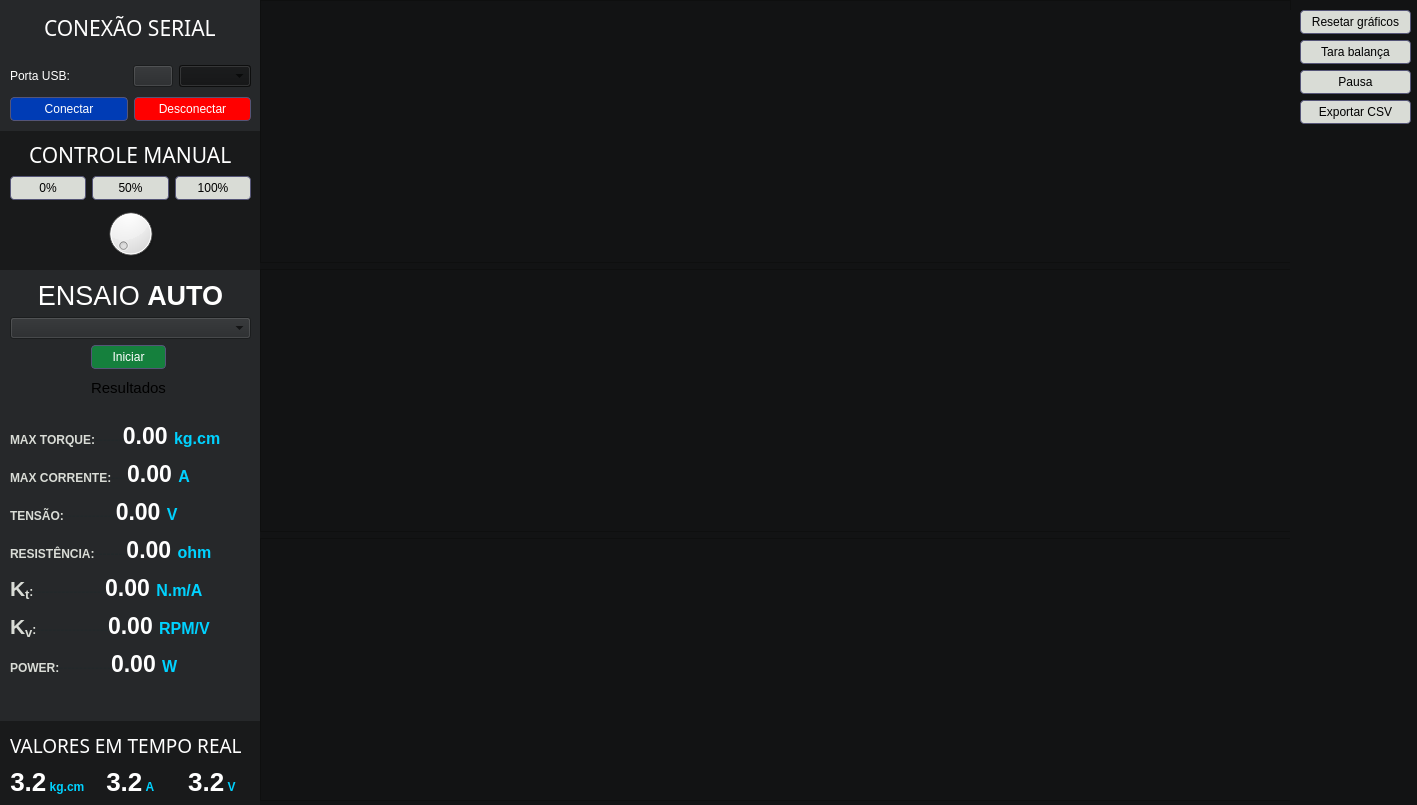
<?xml version="1.0" encoding="UTF-8"?>
<ui version="4.0">
 <class>MainWindow</class>
 <widget class="QMainWindow" name="MainWindow">
  <property name="enabled">
   <bool>true</bool>
  </property>
  <property name="geometry">
   <rect>
    <x>0</x>
    <y>0</y>
    <width>1417</width>
    <height>805</height>
   </rect>
  </property>
  <property name="windowTitle">
   <string>Servo Test Bench</string>
  </property>
  <property name="styleSheet">
   <string notr="true">#centralwidget {
    /* A smooth, dark diagonal gradient */
    background-color: rgb(25, 26, 27);
}</string>
  </property>
  <widget class="QWidget" name="centralwidget">
   <widget class="QWidget" name="RTvalues_widget" native="true">
    <property name="geometry">
     <rect>
      <x>-10</x>
      <y>720</y>
      <width>271</width>
      <height>91</height>
     </rect>
    </property>
    <property name="styleSheet">
     <string notr="true"/>
    </property>
    <widget class="QWidget" name="metricVoltage_widget" native="true">
     <property name="geometry">
      <rect>
       <x>170</x>
       <y>90</y>
       <width>61</width>
       <height>101</height>
      </rect>
     </property>
    </widget>
    <widget class="QWidget" name="metricTorque_widget" native="true">
     <property name="geometry">
      <rect>
       <x>10</x>
       <y>50</y>
       <width>71</width>
       <height>62</height>
      </rect>
     </property>
     <layout class="QVBoxLayout" name="verticalLayout_4"/>
    </widget>
    <widget class="QWidget" name="layoutWidget">
     <property name="geometry">
      <rect>
       <x>20</x>
       <y>10</y>
       <width>241</width>
       <height>67</height>
      </rect>
     </property>
     <layout class="QVBoxLayout" name="verticalLayout_5">
      <item>
       <widget class="QLabel" name="title_RTvalues">
        <property name="font">
         <font>
          <family>Cascadia Mono</family>
          <pointsize>14</pointsize>
          <italic>false</italic>
          <bold>false</bold>
         </font>
        </property>
        <property name="styleSheet">
         <string notr="true">font: &quot;Tw Cen MT Condensed&quot;;
font: 14pt;
color: rgb(255, 255, 255);
</string>
        </property>
        <property name="text">
         <string>VALORES EM TEMPO REAL</string>
        </property>
        <property name="textFormat">
         <enum>Qt::TextFormat::PlainText</enum>
        </property>
       </widget>
      </item>
      <item>
       <layout class="QHBoxLayout" name="horizontalLayout_5">
        <item alignment="Qt::AlignmentFlag::AlignHCenter">
         <widget class="QLabel" name="metricTorque_valuesLabel">
          <property name="styleSheet">
           <string notr="true"/>
          </property>
          <property name="text">
           <string>&lt;div style=&quot;text-align: center;&quot;&gt;
  &lt;span style=&quot;font-size: 26px; font-weight: 800; color: #FFFFFF;&quot;&gt;3.2&lt;/span&gt;
  &lt;span style=&quot;font-size: 12px; font-weight: bold; color: #00D2FF;&quot;&gt; kg.cm&lt;/span&gt;
&lt;/div&gt;</string>
          </property>
         </widget>
        </item>
        <item alignment="Qt::AlignmentFlag::AlignHCenter">
         <widget class="QLabel" name="metricCorrente_valueLabel">
          <property name="styleSheet">
           <string notr="true">color: rgb(255, 255, 255);</string>
          </property>
          <property name="text">
           <string>&lt;div style=&quot;text-align: center;&quot;&gt;
  &lt;span style=&quot;font-size: 26px; font-weight: 800; color: #FFFFFF;&quot;&gt;3.2&lt;/span&gt;
  &lt;span style=&quot;font-size: 12px; font-weight: bold; color: #00D2FF;&quot;&gt; A&lt;/span&gt;
&lt;/div&gt;</string>
          </property>
         </widget>
        </item>
        <item>
         <widget class="QLabel" name="metricVoltage_valueLabel">
          <property name="styleSheet">
           <string notr="true">color: rgb(255, 255, 255);</string>
          </property>
          <property name="text">
           <string>&lt;div style=&quot;text-align: center;&quot;&gt;
  &lt;span style=&quot;font-size: 26px; font-weight: 800; color: #FFFFFF;&quot;&gt;3.2&lt;/span&gt;
  &lt;span style=&quot;font-size: 12px; font-weight: bold; color: #00D2FF;&quot;&gt; V&lt;/span&gt;
&lt;/div&gt;</string>
          </property>
         </widget>
        </item>
       </layout>
      </item>
     </layout>
    </widget>
   </widget>
   <widget class="QWidget" name="COM_widget" native="true">
    <property name="geometry">
     <rect>
      <x>0</x>
      <y>0</y>
      <width>261</width>
      <height>131</height>
     </rect>
    </property>
    <property name="styleSheet">
     <string notr="true">background-color: rgb(38, 40, 42);</string>
    </property>
    <widget class="QWidget" name="layoutWidget">
     <property name="geometry">
      <rect>
       <x>10</x>
       <y>0</y>
       <width>241</width>
       <height>121</height>
      </rect>
     </property>
     <layout class="QVBoxLayout" name="verticalLayout">
      <item alignment="Qt::AlignmentFlag::AlignHCenter">
       <widget class="QLabel" name="COM_tittle">
        <property name="font">
         <font>
          <family>Cascadia Mono</family>
          <pointsize>16</pointsize>
          <italic>false</italic>
          <bold>false</bold>
         </font>
        </property>
        <property name="styleSheet">
         <string notr="true">font: 16pt &quot;Cascadia Mono&quot;;
color: rgb(255, 255, 255);</string>
        </property>
        <property name="text">
         <string>CONEXÃO SERIAL</string>
        </property>
        <property name="textFormat">
         <enum>Qt::TextFormat::PlainText</enum>
        </property>
       </widget>
      </item>
      <item>
       <layout class="QHBoxLayout" name="horizontalLayout_2">
        <item>
         <widget class="QLabel" name="COM_usb_label">
          <property name="text">
           <string>&lt;html&gt;&lt;head/&gt;&lt;body&gt;&lt;p&gt;&lt;span style=&quot; color:#ffffff;&quot;&gt;Porta USB:&lt;/span&gt;&lt;/p&gt;&lt;/body&gt;&lt;/html&gt;</string>
          </property>
         </widget>
        </item>
        <item>
         <spacer name="horizontalSpacer">
          <property name="orientation">
           <enum>Qt::Orientation::Horizontal</enum>
          </property>
          <property name="sizeHint" stdset="0">
           <size>
            <width>50</width>
            <height>30</height>
           </size>
          </property>
         </spacer>
        </item>
        <item>
         <widget class="QPushButton" name="COM_refresh_button">
          <property name="autoFillBackground">
           <bool>false</bool>
          </property>
          <property name="text">
           <string/>
          </property>
          <property name="icon">
           <iconset theme="view-refresh"/>
          </property>
         </widget>
        </item>
        <item>
         <widget class="QComboBox" name="COM_port_ComboBox">
          <property name="styleSheet">
           <string notr="true">background-color: rgb(18, 19, 20);</string>
          </property>
         </widget>
        </item>
       </layout>
      </item>
      <item>
       <layout class="QHBoxLayout" name="horizontalLayout">
        <item>
         <widget class="QPushButton" name="COM_connect_button">
          <property name="palette">
           <palette>
            <active>
             <colorrole role="WindowText">
              <brush brushstyle="SolidPattern">
               <color alpha="255">
                <red>255</red>
                <green>255</green>
                <blue>255</blue>
               </color>
              </brush>
             </colorrole>
             <colorrole role="Button">
              <brush brushstyle="SolidPattern">
               <color alpha="255">
                <red>0</red>
                <green>60</green>
                <blue>181</blue>
               </color>
              </brush>
             </colorrole>
             <colorrole role="Text">
              <brush brushstyle="SolidPattern">
               <color alpha="255">
                <red>255</red>
                <green>255</green>
                <blue>255</blue>
               </color>
              </brush>
             </colorrole>
             <colorrole role="ButtonText">
              <brush brushstyle="SolidPattern">
               <color alpha="255">
                <red>255</red>
                <green>255</green>
                <blue>255</blue>
               </color>
              </brush>
             </colorrole>
             <colorrole role="Base">
              <brush brushstyle="SolidPattern">
               <color alpha="255">
                <red>0</red>
                <green>60</green>
                <blue>181</blue>
               </color>
              </brush>
             </colorrole>
             <colorrole role="Window">
              <brush brushstyle="SolidPattern">
               <color alpha="255">
                <red>0</red>
                <green>60</green>
                <blue>181</blue>
               </color>
              </brush>
             </colorrole>
             <colorrole role="PlaceholderText">
              <brush brushstyle="SolidPattern">
               <color alpha="128">
                <red>255</red>
                <green>255</green>
                <blue>255</blue>
               </color>
              </brush>
             </colorrole>
            </active>
            <inactive>
             <colorrole role="WindowText">
              <brush brushstyle="SolidPattern">
               <color alpha="255">
                <red>255</red>
                <green>255</green>
                <blue>255</blue>
               </color>
              </brush>
             </colorrole>
             <colorrole role="Button">
              <brush brushstyle="SolidPattern">
               <color alpha="255">
                <red>0</red>
                <green>60</green>
                <blue>181</blue>
               </color>
              </brush>
             </colorrole>
             <colorrole role="Text">
              <brush brushstyle="SolidPattern">
               <color alpha="255">
                <red>255</red>
                <green>255</green>
                <blue>255</blue>
               </color>
              </brush>
             </colorrole>
             <colorrole role="ButtonText">
              <brush brushstyle="SolidPattern">
               <color alpha="255">
                <red>255</red>
                <green>255</green>
                <blue>255</blue>
               </color>
              </brush>
             </colorrole>
             <colorrole role="Base">
              <brush brushstyle="SolidPattern">
               <color alpha="255">
                <red>0</red>
                <green>60</green>
                <blue>181</blue>
               </color>
              </brush>
             </colorrole>
             <colorrole role="Window">
              <brush brushstyle="SolidPattern">
               <color alpha="255">
                <red>0</red>
                <green>60</green>
                <blue>181</blue>
               </color>
              </brush>
             </colorrole>
             <colorrole role="PlaceholderText">
              <brush brushstyle="SolidPattern">
               <color alpha="128">
                <red>255</red>
                <green>255</green>
                <blue>255</blue>
               </color>
              </brush>
             </colorrole>
            </inactive>
            <disabled>
             <colorrole role="WindowText">
              <brush brushstyle="SolidPattern">
               <color alpha="255">
                <red>255</red>
                <green>255</green>
                <blue>255</blue>
               </color>
              </brush>
             </colorrole>
             <colorrole role="Button">
              <brush brushstyle="SolidPattern">
               <color alpha="255">
                <red>0</red>
                <green>60</green>
                <blue>181</blue>
               </color>
              </brush>
             </colorrole>
             <colorrole role="Text">
              <brush brushstyle="SolidPattern">
               <color alpha="255">
                <red>255</red>
                <green>255</green>
                <blue>255</blue>
               </color>
              </brush>
             </colorrole>
             <colorrole role="ButtonText">
              <brush brushstyle="SolidPattern">
               <color alpha="255">
                <red>255</red>
                <green>255</green>
                <blue>255</blue>
               </color>
              </brush>
             </colorrole>
             <colorrole role="Base">
              <brush brushstyle="SolidPattern">
               <color alpha="255">
                <red>0</red>
                <green>60</green>
                <blue>181</blue>
               </color>
              </brush>
             </colorrole>
             <colorrole role="Window">
              <brush brushstyle="SolidPattern">
               <color alpha="255">
                <red>0</red>
                <green>60</green>
                <blue>181</blue>
               </color>
              </brush>
             </colorrole>
             <colorrole role="PlaceholderText">
              <brush brushstyle="SolidPattern">
               <color alpha="128">
                <red>255</red>
                <green>255</green>
                <blue>255</blue>
               </color>
              </brush>
             </colorrole>
            </disabled>
           </palette>
          </property>
          <property name="styleSheet">
           <string notr="true">QPushButton {
        background-color: rgb(0, 60, 181);
	background-color: rgb(0, 60, 181);
        color: white;
        border: 1px solid #555577;
        border-radius: 4px;
        padding: 4px 10px;
    }
    QPushButton:pressed {
        background-color: #2A2A4C;
    }

</string>
          </property>
          <property name="text">
           <string>Conectar</string>
          </property>
         </widget>
        </item>
        <item>
         <widget class="QPushButton" name="COM_disconnect_button">
          <property name="styleSheet">
           <string notr="true">QPushButton {
        background-color: rgb(255, 0, 0);
        color: #FFFFFF;
        border: 1px solid #555577;
        border-radius: 4px;
        padding: 4px 10px;
    }

    QPushButton:pressed {
        background-color: #2A2A4C;
    }
    QPushButton:disabled {
        background-color: #2A2A2A;
        color: #666666;
        border: 1px solid #333333;
    }</string>
          </property>
          <property name="text">
           <string>Desconectar</string>
          </property>
         </widget>
        </item>
       </layout>
      </item>
     </layout>
    </widget>
   </widget>
   <widget class="QWidget" name="ManualControl_widget" native="true">
    <property name="geometry">
     <rect>
      <x>0</x>
      <y>130</y>
      <width>261</width>
      <height>141</height>
     </rect>
    </property>
    <property name="styleSheet">
     <string notr="true"/>
    </property>
    <widget class="QWidget" name="layoutWidget">
     <property name="geometry">
      <rect>
       <x>10</x>
       <y>10</y>
       <width>241</width>
       <height>121</height>
      </rect>
     </property>
     <layout class="QVBoxLayout" name="verticalLayout_2">
      <item alignment="Qt::AlignmentFlag::AlignHCenter">
       <widget class="QLabel" name="ManualControl_title">
        <property name="font">
         <font>
          <family>Cascadia Mono</family>
          <pointsize>16</pointsize>
          <italic>false</italic>
          <bold>false</bold>
         </font>
        </property>
        <property name="styleSheet">
         <string notr="true">font: 16pt &quot;Cascadia Mono&quot;;
color: rgb(255, 255, 255);</string>
        </property>
        <property name="text">
         <string>CONTROLE MANUAL</string>
        </property>
        <property name="textFormat">
         <enum>Qt::TextFormat::PlainText</enum>
        </property>
       </widget>
      </item>
      <item>
       <layout class="QHBoxLayout" name="horizontalLayout_3">
        <item>
         <widget class="QPushButton" name="ManualControl_100_button">
          <property name="styleSheet">
           <string notr="true">QPushButton {
        background-color: #D9DCD6;
        color: black;
        border: 1px solid #555577;
        border-radius: 4px;
        padding: 4px 10px;
    }
    QPushButton:pressed {
        background-color: white;
    }
    QPushButton:disabled {
        background-color: #2A2A2A;
        color: #666666;
        border: 1px solid #333333;
    }</string>
          </property>
          <property name="text">
           <string>0%</string>
          </property>
         </widget>
        </item>
        <item>
         <widget class="QPushButton" name="ManualControl_50_button">
          <property name="styleSheet">
           <string notr="true">QPushButton {
        background-color: #D9DCD6;
        color: black;
        border: 1px solid #555577;
        border-radius: 4px;
        padding: 4px 10px;
    }
    QPushButton:pressed {
        background-color: white;
    }
    QPushButton:disabled {
        background-color: #2A2A2A;
        color: #666666;
        border: 1px solid #333333;
    }</string>
          </property>
          <property name="text">
           <string>50%</string>
          </property>
         </widget>
        </item>
        <item>
         <widget class="QPushButton" name="ManualControl_0_button">
          <property name="styleSheet">
           <string notr="true">QPushButton {
        background-color: #D9DCD6;
        color: black;
        border: 1px solid #555577;
        border-radius: 4px;
        padding: 4px 10px;
    }
    QPushButton:pressed {
        background-color: white;
    }
    QPushButton:disabled {
        background-color: #2A2A2A;
        color: #666666;
        border: 1px solid #333333;
    }</string>
          </property>
          <property name="text">
           <string>100%</string>
          </property>
         </widget>
        </item>
       </layout>
      </item>
      <item>
       <widget class="QDial" name="ManualControl_dial">
        <property name="styleSheet">
         <string notr="true">QDial
    {
        background-color:QLinearGradient( 
            x1: 0.177, y1: 0.004, x2: 0.831, y2: 0.911, 
            stop: 0 white, 
            stop: 0.061 white, 
            stop: 0.066 lightgray, 
            stop: 0.5 #242424, 
            stop: 0.505 #000000,
            stop: 0.827 #040404,
            stop: 0.966 #292929,
            stop: 0.983 #2e2e2e
        );
    }

background-color: rgb(18, 19, 20);</string>
        </property>
       </widget>
      </item>
     </layout>
    </widget>
   </widget>
   <widget class="QWidget" name="Test_widget" native="true">
    <property name="geometry">
     <rect>
      <x>0</x>
      <y>270</y>
      <width>261</width>
      <height>451</height>
     </rect>
    </property>
    <property name="styleSheet">
     <string notr="true">background-color: rgb(38, 40, 42);</string>
    </property>
    <widget class="QWidget" name="layoutWidget">
     <property name="geometry">
      <rect>
       <x>10</x>
       <y>10</y>
       <width>241</width>
       <height>431</height>
      </rect>
     </property>
     <layout class="QVBoxLayout" name="verticalLayout_3">
      <item>
       <widget class="QLabel" name="test_title">
        <property name="styleSheet">
         <string notr="true">font: &quot;Tw Cen MT Condensed&quot;;</string>
        </property>
        <property name="text">
         <string>&lt;html&gt;&lt;head/&gt;&lt;body&gt;&lt;p align=&quot;center&quot;&gt;&lt;span style=&quot; font-size:20pt; color:#ffffff;&quot;&gt;ENSAIO &lt;/span&gt;&lt;span style=&quot; font-size:20pt; font-weight:700; color:#ffffff;&quot;&gt;AUTO&lt;/span&gt;&lt;/p&gt;&lt;/body&gt;&lt;/html&gt;</string>
        </property>
       </widget>
      </item>
      <item>
       <widget class="QComboBox" name="TEST_comboBox"/>
      </item>
      <item>
       <widget class="QStackedWidget" name="results_test_StackWidget">
        <property name="currentIndex">
         <number>0</number>
        </property>
        <widget class="QWidget" name="max_torque_tab">
         <widget class="QWidget" name="gridLayoutWidget">
          <property name="geometry">
           <rect>
            <x>0</x>
            <y>0</y>
            <width>237</width>
            <height>56</height>
           </rect>
          </property>
          <layout class="QGridLayout" name="gridLayout">
           <item row="1" column="1">
            <widget class="QLabel" name="resultsTest_Title_label">
             <property name="styleSheet">
              <string notr="true">/* --- Base Label Style --- */
QLabel {
    color: #E0E0E0;
    font-family: &quot;Segoe UI&quot;, &quot;Helvetica Neue&quot;, sans-serif;
    font-size: 14px;
    font-weight: 600;
	text-align: left;
    
}

/* --- Hover State (Optional) --- */
/* Makes the label light up slightly when the mouse passes over it */
/*
QLabel:hover {
    background-color: #2D2D2D;
    border: 1px solid #505050;
    border-left: 4px solid #00A2FF;
}

/* --- Disabled State (Optional) --- */
/* How it looks if you set label.setEnabled(False) in Python 
QLabel:disabled {
    background-color: #121212;
    color: #555555;
    border: 1px solid #1E1E1E;
    border-left: 4px solid #333333;
}</string>
             </property>
             <property name="text">
              <string>&lt;html&gt;&lt;head/&gt;&lt;body&gt;&lt;p align=&quot;center&quot;&gt;&lt;span style=&quot; font-size:11pt;&quot;&gt;Resultados&lt;/span&gt;&lt;/p&gt;&lt;/body&gt;&lt;/html&gt;</string>
             </property>
            </widget>
           </item>
           <item row="1" column="0">
            <spacer name="horizontalSpacer_2">
             <property name="orientation">
              <enum>Qt::Orientation::Horizontal</enum>
             </property>
             <property name="sizeHint" stdset="0">
              <size>
               <width>40</width>
               <height>20</height>
              </size>
             </property>
            </spacer>
           </item>
           <item row="1" column="2">
            <spacer name="horizontalSpacer_3">
             <property name="orientation">
              <enum>Qt::Orientation::Horizontal</enum>
             </property>
             <property name="sizeHint" stdset="0">
              <size>
               <width>40</width>
               <height>20</height>
              </size>
             </property>
            </spacer>
           </item>
           <item row="0" column="1">
            <layout class="QHBoxLayout" name="horizontalLayout_4">
             <item>
              <widget class="QPushButton" name="Test_init_button">
               <property name="styleSheet">
                <string notr="true">QPushButton {
        background-color: rgb(21, 128, 61);
        color: white;
        border: 1px solid #555577;
        border-radius: 4px;
        padding: 4px 10px;
    }
    QPushButton:pressed {
        background-color: #2A2A4C;
    }
    QPushButton:disabled {
        background-color: #2A2A2A;
        color: #666666;
        border: 1px solid #333333;
    }
</string>
               </property>
               <property name="text">
                <string>Iniciar</string>
               </property>
              </widget>
             </item>
            </layout>
           </item>
          </layout>
         </widget>
         <widget class="QLabel" name="maxTorqueTestValue_label">
          <property name="geometry">
           <rect>
            <x>0</x>
            <y>60</y>
            <width>241</width>
            <height>291</height>
           </rect>
          </property>
          <property name="whatsThis">
           <string>N⋅m/A para kgf⋅cm/A = 10.197</string>
          </property>
          <property name="styleSheet">
           <string notr="true"/>
          </property>
          <property name="text">
           <string>&lt;html&gt;&lt;head/&gt;&lt;body&gt;&lt;p align=&quot;justify&quot;&gt;&lt;span style=&quot; font-size:12px; font-weight:700; color:#d9dcd6;&quot;&gt;MAX TORQUE:&lt;/span&gt;&lt;span style=&quot; font-size:12px; font-weight:700; color:#22282a;&quot;&gt;-------&lt;/span&gt;&lt;span style=&quot; font-size:23px; font-weight:800; color:#ffffff;&quot;&gt;0.00 &lt;/span&gt;&lt;span style=&quot; font-size:16px; font-weight:700; color:#00d2ff;&quot;&gt;kg.cm&lt;/span&gt;&lt;/p&gt;&lt;p align=&quot;justify&quot;&gt;&lt;span style=&quot; font-size:12px; font-weight:700; color:#d9dcd6;&quot;&gt;MAX CORRENTE:&lt;/span&gt;&lt;span style=&quot; font-size:12px; font-weight:700; color:#22282a;&quot;&gt;----&lt;/span&gt;&lt;span style=&quot; font-size:23px; font-weight:800; color:#ffffff;&quot;&gt;0.00 &lt;/span&gt;&lt;span style=&quot; font-size:16px; font-weight:700; color:#00d2ff;&quot;&gt;A&lt;/span&gt;&lt;/p&gt;&lt;p align=&quot;justify&quot;&gt;&lt;span style=&quot; font-size:12px; font-weight:700; color:#d9dcd6;&quot;&gt;TENSÃO:&lt;/span&gt;&lt;span style=&quot; font-size:12px; font-weight:700; color:#22282a;&quot;&gt;-------------&lt;/span&gt;&lt;span style=&quot; font-size:23px; font-weight:800; color:#ffffff;&quot;&gt;0.00 &lt;/span&gt;&lt;span style=&quot; font-size:16px; font-weight:700; color:#00d2ff;&quot;&gt;V&lt;/span&gt;&lt;/p&gt;&lt;p align=&quot;justify&quot;&gt;&lt;span style=&quot; font-size:12px; font-weight:700; color:#d9dcd6;&quot;&gt;RESISTÊNCIA:&lt;/span&gt;&lt;span style=&quot; font-size:12px; font-weight:700; color:#22282a;&quot;&gt;--------&lt;/span&gt;&lt;span style=&quot; font-size:23px; font-weight:800; color:#ffffff;&quot;&gt;0.00 &lt;/span&gt;&lt;span style=&quot; font-size:16px; font-weight:700; color:#00d2ff;&quot;&gt;ohm&lt;/span&gt;&lt;/p&gt;&lt;p align=&quot;justify&quot;&gt;&lt;span style=&quot; font-size:16pt; font-weight:700; color:#d9dcd6;&quot;&gt;K&lt;/span&gt;&lt;span style=&quot; font-size:16pt; font-weight:700; color:#d9dcd6; vertical-align:sub;&quot;&gt;t&lt;/span&gt;&lt;span style=&quot; font-size:12px; font-weight:700; color:#d9dcd6;&quot;&gt;:&lt;/span&gt;&lt;span style=&quot; font-size:12px; font-weight:700; color:#22282a;&quot;&gt;------------------&lt;/span&gt;&lt;span style=&quot; font-size:23px; font-weight:800; color:#ffffff;&quot;&gt;0.00 &lt;/span&gt;&lt;span style=&quot; font-size:16px; font-weight:700; color:#00d2ff;&quot;&gt;N.m/A&lt;/span&gt;&lt;/p&gt;&lt;p align=&quot;justify&quot;&gt;&lt;span style=&quot; font-size:16pt; font-weight:700; color:#d9dcd6;&quot;&gt;K&lt;/span&gt;&lt;span style=&quot; font-size:16pt; font-weight:700; color:#d9dcd6; vertical-align:sub;&quot;&gt;v&lt;/span&gt;&lt;span style=&quot; font-size:12px; font-weight:700; color:#d9dcd6;&quot;&gt;:&lt;/span&gt;&lt;span style=&quot; font-size:12px; font-weight:700; color:#22282a;&quot;&gt;------------------&lt;/span&gt;&lt;span style=&quot; font-size:23px; font-weight:800; color:#ffffff;&quot;&gt;0.00 &lt;/span&gt;&lt;span style=&quot; font-size:16px; font-weight:700; color:#00d2ff;&quot;&gt;RPM/V&lt;/span&gt;&lt;/p&gt;&lt;p align=&quot;justify&quot;&gt;&lt;span style=&quot; font-size:12px; font-weight:700; color:#d9dcd6;&quot;&gt;POWER:&lt;/span&gt;&lt;span style=&quot; font-size:12px; font-weight:700; color:#22282a;&quot;&gt;-------------&lt;/span&gt;&lt;span style=&quot; font-size:23px; font-weight:800; color:#ffffff;&quot;&gt;0.00 &lt;/span&gt;&lt;span style=&quot; font-size:16px; font-weight:700; color:#00d2ff;&quot;&gt;W&lt;/span&gt;&lt;/p&gt;&lt;/body&gt;&lt;/html&gt;</string>
          </property>
         </widget>
        </widget>
        <widget class="QWidget" name="fatigue_tab">
         <widget class="QLabel" name="resultsTest_Title_label_2">
          <property name="geometry">
           <rect>
            <x>20</x>
            <y>20</y>
            <width>201</width>
            <height>41</height>
           </rect>
          </property>
          <property name="styleSheet">
           <string notr="true">/* --- Base Label Style --- */
QLabel {
  
    color: #E0E0E0;
    font-family: &quot;Segoe UI&quot;, &quot;Helvetica Neue&quot;, sans-serif;
    font-size: 14px;
    font-weight: 600;
	text-align: left;
    
}

/* --- Hover State (Optional) --- */
/* Makes the label light up slightly when the mouse passes over it */
/*
QLabel:hover {
    background-color: #2D2D2D;
    border: 1px solid #505050;
    border-left: 4px solid #00A2FF;
}

/* --- Disabled State (Optional) --- */
/* How it looks if you set label.setEnabled(False) in Python 
QLabel:disabled {
    background-color: #121212;
    color: #555555;
    border: 1px solid #1E1E1E;
    border-left: 4px solid #333333;
}</string>
          </property>
          <property name="text">
           <string>Não implementado ainda rsrs</string>
          </property>
         </widget>
        </widget>
        <widget class="QWidget" name="dischard_tab">
         <widget class="QLabel" name="resultsTest_Title_label_3">
          <property name="geometry">
           <rect>
            <x>20</x>
            <y>20</y>
            <width>201</width>
            <height>41</height>
           </rect>
          </property>
          <property name="styleSheet">
           <string notr="true">/* --- Base Label Style --- */
QLabel {
 
    color: #E0E0E0;
    font-family: &quot;Segoe UI&quot;, &quot;Helvetica Neue&quot;, sans-serif;
    font-size: 14px;
    font-weight: 600;
	text-align: left;
    
}

/* --- Hover State (Optional) --- */
/* Makes the label light up slightly when the mouse passes over it */
/*
QLabel:hover {
    background-color: #2D2D2D;
    border: 1px solid #505050;
    border-left: 4px solid #00A2FF;
}

/* --- Disabled State (Optional) --- */
/* How it looks if you set label.setEnabled(False) in Python 
QLabel:disabled {
    background-color: #121212;
    color: #555555;
    border: 1px solid #1E1E1E;
    border-left: 4px solid #333333;
}</string>
          </property>
          <property name="text">
           <string>Não implementado ainda rsrs</string>
          </property>
         </widget>
        </widget>
       </widget>
      </item>
     </layout>
    </widget>
   </widget>
   <widget class="QWidget" name="graph_widget" native="true">
    <property name="geometry">
     <rect>
      <x>260</x>
      <y>0</y>
      <width>1181</width>
      <height>901</height>
     </rect>
    </property>
    <property name="styleSheet">
     <string notr="true">background-color: rgb(18, 19, 20);</string>
    </property>
    <widget class="QWidget" name="verticalLayoutWidget">
     <property name="geometry">
      <rect>
       <x>0</x>
       <y>0</y>
       <width>1031</width>
       <height>801</height>
      </rect>
     </property>
     <layout class="QVBoxLayout" name="verticalLayout_8">
      <item>
       <widget class="QGraphicsView" name="graphicsView_2"/>
      </item>
      <item>
       <widget class="QGraphicsView" name="graphicsView"/>
      </item>
      <item>
       <widget class="QGraphicsView" name="graphicsView_3"/>
      </item>
     </layout>
    </widget>
    <widget class="QWidget" name="ConfigWidget" native="true">
     <property name="geometry">
      <rect>
       <x>1030</x>
       <y>10</y>
       <width>131</width>
       <height>881</height>
      </rect>
     </property>
     <property name="styleSheet">
      <string notr="true"/>
     </property>
     <widget class="QWidget" name="verticalLayoutWidget_2">
      <property name="geometry">
       <rect>
        <x>10</x>
        <y>0</y>
        <width>111</width>
        <height>791</height>
       </rect>
      </property>
      <layout class="QVBoxLayout" name="verticalLayout_6">
       <item>
        <widget class="QPushButton" name="graphic_resetPlots">
         <property name="styleSheet">
          <string notr="true">QPushButton {
        background-color: #D9DCD6;
        color: black;
        border: 1px solid #555577;
        border-radius: 4px;
        padding: 4px 10px;
    }
    QPushButton:pressed {
        background-color: white;
    }
    QPushButton:disabled {
        background-color: #2A2A2A;
        color: #666666;
        border: 1px solid #333333;
    }</string>
         </property>
         <property name="text">
          <string>Resetar gráficos</string>
         </property>
        </widget>
       </item>
       <item>
        <widget class="QPushButton" name="taraBalanca_button">
         <property name="styleSheet">
          <string notr="true">QPushButton {
        background-color: #D9DCD6;
        color: black;
        border: 1px solid #555577;
        border-radius: 4px;
        padding: 4px 10px;
    }
    QPushButton:pressed {
        background-color: white;
    }
    QPushButton:disabled {
        background-color: #2A2A2A;
        color: #666666;
        border: 1px solid #333333;
    }</string>
         </property>
         <property name="text">
          <string>Tara balança</string>
         </property>
        </widget>
       </item>
       <item>
        <widget class="QPushButton" name="pause_button">
         <property name="styleSheet">
          <string notr="true">QPushButton {
        background-color: #D9DCD6;
        color: black;
        border: 1px solid #555577;
        border-radius: 4px;
        padding: 4px 10px;
    }
    QPushButton:pressed {
        background-color: white;
    }
    QPushButton:disabled {
        background-color: #2A2A2A;
        color: #666666;
        border: 1px solid #333333;
    }</string>
         </property>
         <property name="text">
          <string>Pausa</string>
         </property>
        </widget>
       </item>
       <item>
        <widget class="QPushButton" name="exportar_button">
         <property name="styleSheet">
          <string notr="true">QPushButton {
        background-color: #D9DCD6;
        color: black;
        border: 1px solid #555577;
        border-radius: 4px;
        padding: 4px 10px;
    }
    QPushButton:pressed {
        background-color: white;
    }
    QPushButton:disabled {
        background-color: #2A2A2A;
        color: #666666;
        border: 1px solid #333333;
    }</string>
         </property>
         <property name="text">
          <string>Exportar CSV</string>
         </property>
        </widget>
       </item>
       <item>
        <spacer name="verticalSpacer_2">
         <property name="orientation">
          <enum>Qt::Orientation::Vertical</enum>
         </property>
         <property name="sizeHint" stdset="0">
          <size>
           <width>20</width>
           <height>40</height>
          </size>
         </property>
        </spacer>
       </item>
      </layout>
     </widget>
    </widget>
   </widget>
  </widget>
 </widget>
 <resources/>
 <connections/>
</ui>
